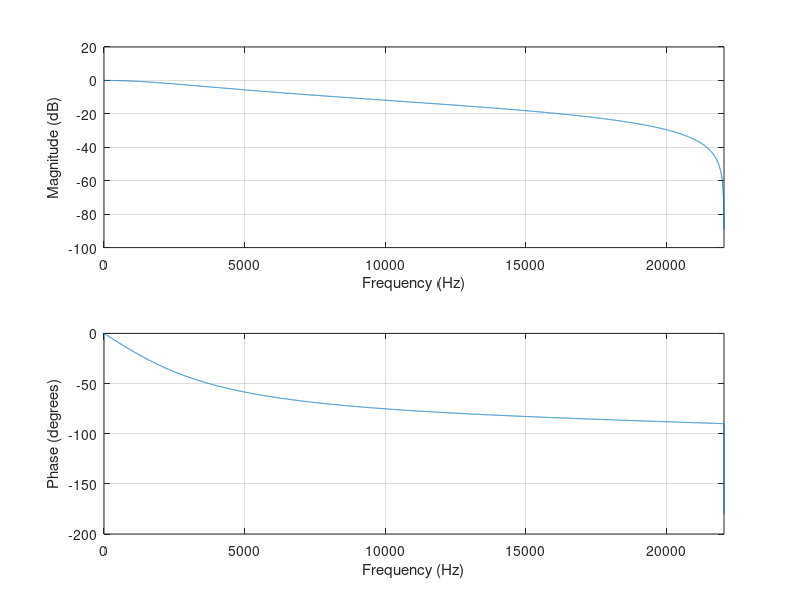

Here is the MATLAB script that generated this plot:
fs = 44100;
G = 2*pi;
G_prime = max(1/G, 1);
f0 = 0.5 * 0.142857142857143; %multiply by emperical calcs in tanh_harm.m
w = 2*pi*f0;
sinw = sin(w);
cosw = cos(w);
T = 120;
Q = 1/sqrt(2);

%LPF12
a0 = (1 - cosw + sinw);
a1 = 2 * ( 1 - cosw);
a2 = 1 - cosw - sinw;

b0 = 1 - cosw;
b2 = b0;
b1 = 2 * b0;

%LPF24
% b0 = Q*(1-cosw);
% b1 = 2 * b0;
% b2 = b0;
% 
% a0 = 2*Q + sinw;
% a1 = -4*Q*cosw;
% a2 = 2*Q - sinw;


N = 10000;

freqz([b0,b1,b2], [a0,a1,a2], N, fs);